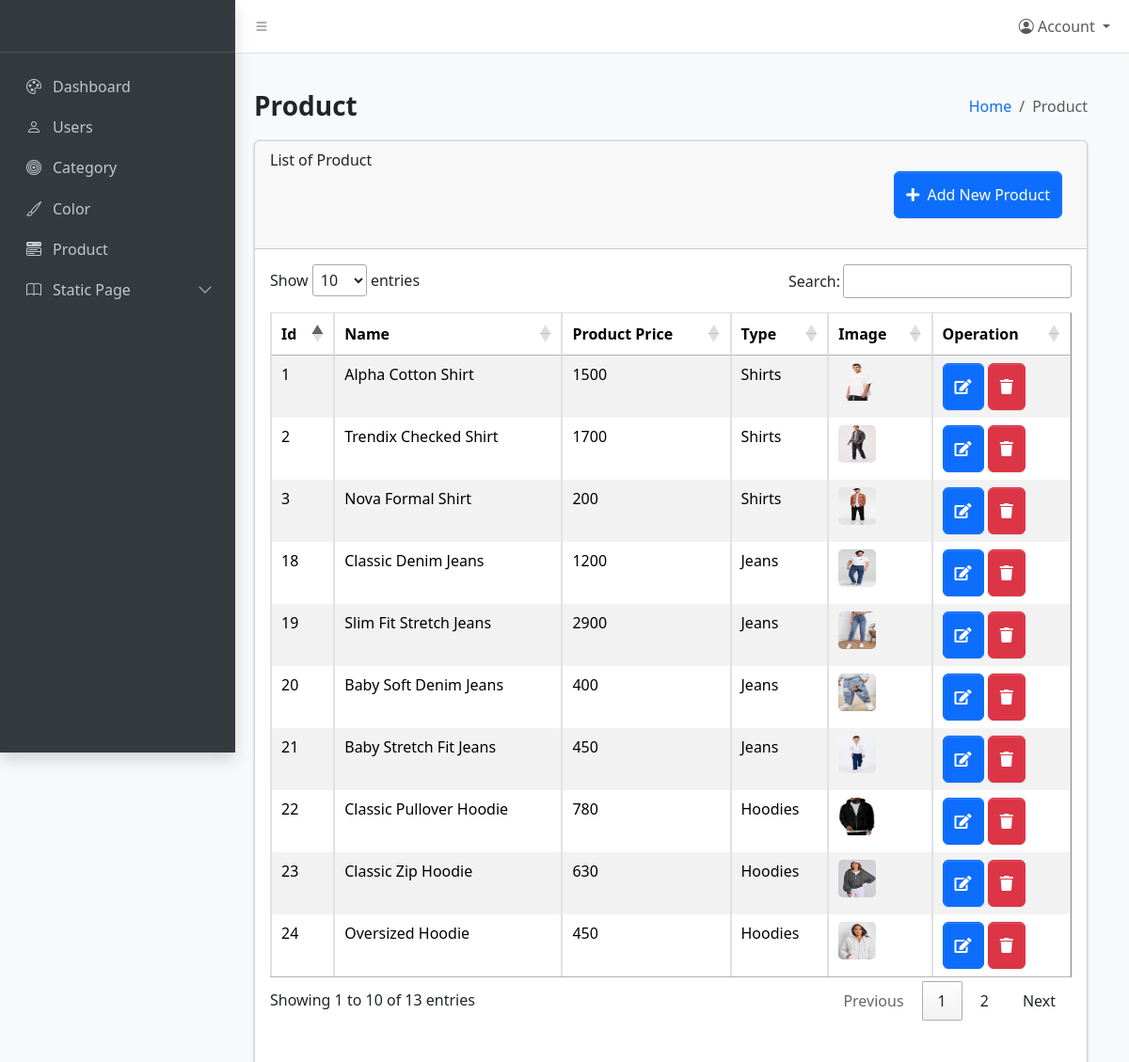
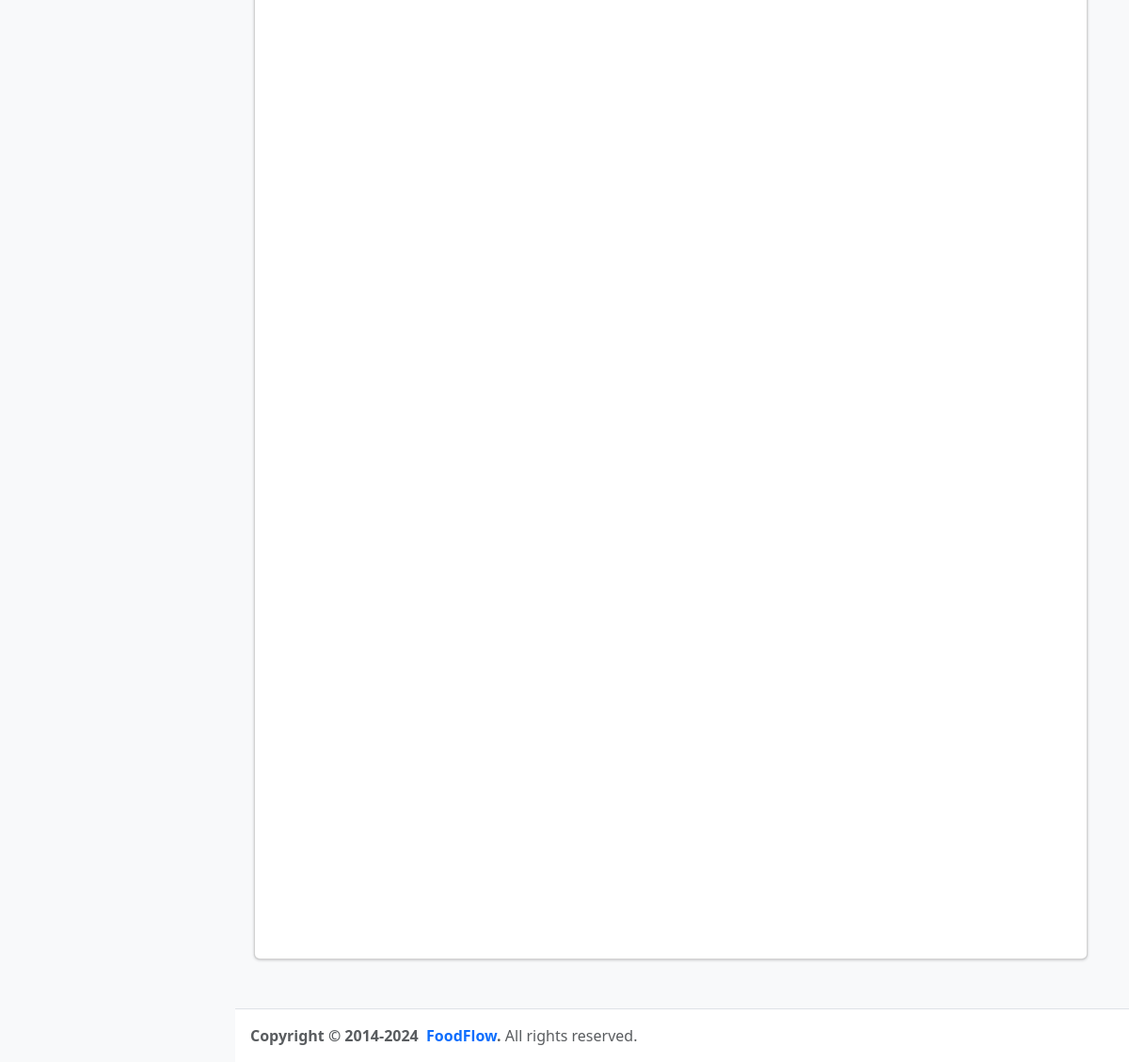
Screenshot of /Admin/product.php (signed in) with the database file from the repository (2 pictures, top to bottom).
### tables this page shows
CREATE TABLE `product` (
  `product_id` int(11) NOT NULL,
  `name` varchar(250) NOT NULL,
  `description` varchar(250) NOT NULL,
  `image` varchar(255) NOT NULL,
  `price` int(250) NOT NULL,
  `additional_description` longtext NOT NULL,
  `gender` enum('male','female','baby') NOT NULL,
  `cat_id` int(11) NOT NULL COMMENT '1="shirts"',
  `color_id` int(11) DEFAULT NULL,
  `discount_price` decimal(10,2) DEFAULT NULL,
  `is_date` timestamp NOT NULL DEFAULT current_timestamp(),
  `is_active` tinyint(1) NOT NULL DEFAULT 0
);

CREATE TABLE `categories` (
  `id` int(11) NOT NULL,
  `category_name` varchar(255) NOT NULL,
  `category_image` varchar(255) NOT NULL
);

### Admin/product.php (the view, shortened to what this page needs)
<?php
require_once '../common/config.php';
require_once 'includes/header.php';
require_once 'includes/aside.php';
?>
<div class="row align-items-center mb-3">
  <div class="col-sm-6">
    <h3 class="mb-0 fw-semibold"> Product </h3>
  </div>
  <div class="col-sm-6">
    <nav aria-label="breadcrumb">
      <ol class="breadcrumb justify-content-sm-end mb-0">
        <li class="breadcrumb-item"><a href="dashboard.php">Home</a></li>
        <li class="breadcrumb-item active" aria-current="page"> Product</li>
      </ol>
    </nav>
  </div>
</div>
<div class="row">
  <div class="col-md-12">
    <div class="card mb-4" style="height: 2000px;">
      <div class="card-header">
        List of Product
        <div class="mb-4 btn_user">
          <button type="button" class="btn btn-primary" data-bs-toggle="modal" data-bs-target="#add_product">
            <i class="fa fa-plus"></i>&nbsp; Add New Product
          </button>
        </div>
      </div>
      <div class="card-body">
        <div class="modal fade" id="edit_product" tabindex="-1" aria-labelledby="editModalLabel" aria-hidden="true">
          <div class="modal-dialog">
          </div>
        </div>
        <table id="myTable1" class="table table-striped table table-bordered mt-5" border="1px" cellspacing="0" width="100%">
          <thead>
            <tr>
              <th scope="col">Id</th>
              <th scope="col">Name</th>
              <th scope="col"> Product Price</th>
              <th scope="col">Type</th>
              <th scope="col">Image</th>
              <th scope="col">Operation</th>
            </tr>
          </thead>
          <tbody>
            <?php
            $select = "select p.*, c.category_name as category_name from Product p left join categories c on c.id = p.cat_id";
            $result = mysqli_query($con_query, $select);
            while ($row = mysqli_fetch_assoc($result)) {
            ?>
              <tr>
                <td><?php echo $row['product_id']; ?></td>
                <td><?php echo $row['name']; ?></td>
                <td><?php echo $row['price']; ?></td>
                <td><?php echo $row['category_name']; ?></td>
                <td><img src="../Admin/assets/img/product/<?php echo $row['image']; ?>" class="profile_img"></td>
                <td id="mytd">
                  <a href=""> <button class="btn btn-primary edit" data-id="<?php echo $row['product_id']; ?>" data-bs-toggle="modal" data-bs-target="#edit_product"> <i class="fa fa-edit"></i></button></a>
                  <a href="javascript:void(0)"><button class="btn btn-danger delete_btn" data-id="<?php echo $row['product_id']; ?>"><i class="fa fa-trash"></i></button></a>
                </td>
              </tr>
            <?php
            }
            ?>
          </tbody>
        </table>
      </div>
    </div>
  </div>
</div>
<?php
require_once 'includes/footer.php';
?>

### Admin/includes/header.php (style rules this page uses)
.btn_user { display: flex; justify-content: flex-end; margin-right: 10px; }
.profile_img { width: 40px; height: 40px; border-radius: 5px; }

### Admin/product.php (style rules this page uses)
#myTable1 { margin-top: 63px; }
.btn { height: 50px; }

### rows the page displays
product: product_id "1", name "Alpha Cotton Shirt", price "1500", cat.category_name "Shirts", image (picture)
product: product_id "2", name "Trendix Checked Shirt", price "1700", cat.category_name "Shirts", image (picture)
product: product_id "3", name "Nova Formal Shirt", price "200", cat.category_name "Shirts", image (picture)
product: product_id "18", name "Classic Denim Jeans", price "1200", cat.category_name "Jeans", image (picture)
product: product_id "19", name "Slim Fit Stretch Jeans", price "2900", cat.category_name "Jeans", image (picture)
product: product_id "20", name "Baby Soft Denim Jeans", price "400", cat.category_name "Jeans", image (picture)
product: product_id "21", name "Baby Stretch Fit Jeans", price "450", cat.category_name "Jeans", image (picture)
product: product_id "22", name "Classic Pullover Hoodie", price "780", cat.category_name "Hoodies", image (picture)
product: product_id "23", name "Classic Zip Hoodie", price "630", cat.category_name "Hoodies", image (picture)
product: product_id "24", name "Oversized Hoodie", price "450", cat.category_name "Hoodies", image (picture)
